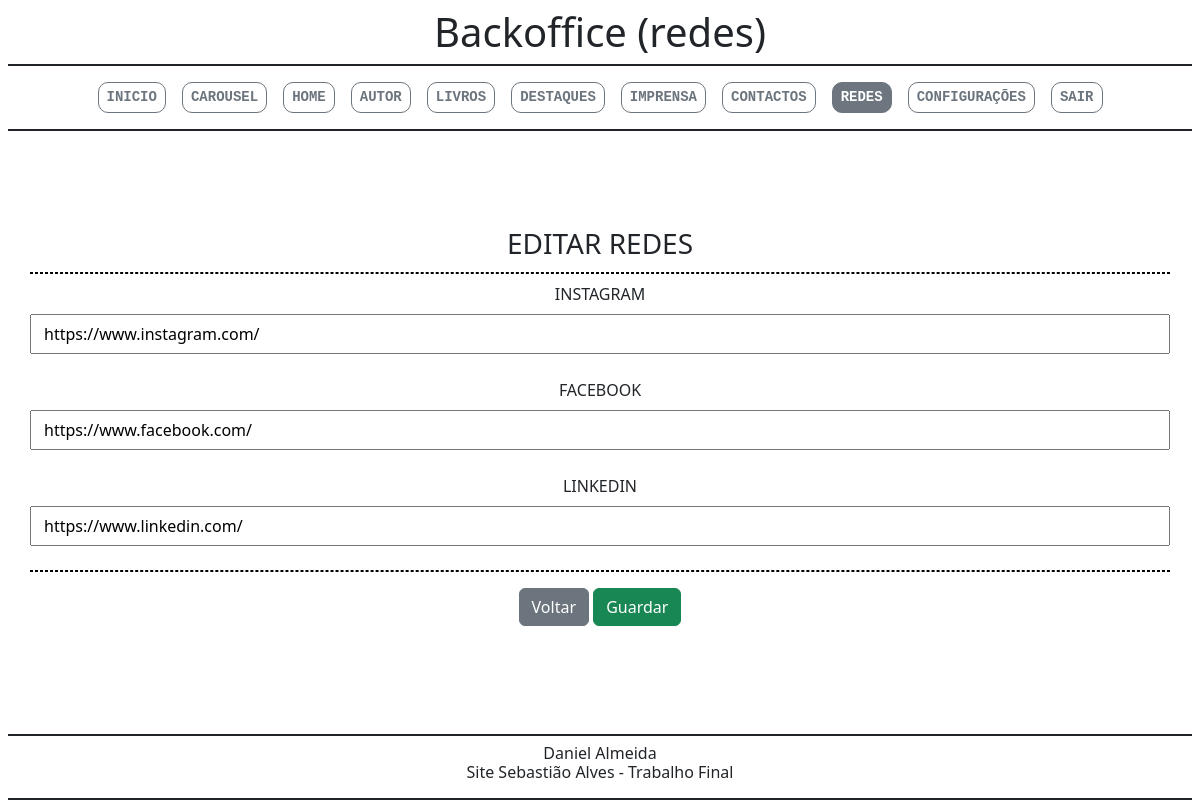
Page /sebastiao_alves/backoffice/redes_edit.php (signed in) on the committed database.
### tables this page shows
CREATE TABLE `redes` (
  `id` int(11) NOT NULL,
  `facebook` varchar(50) NOT NULL,
  `instagram` varchar(50) NOT NULL,
  `linkedin` varchar(50) NOT NULL,
  `ultima_edicao` varchar(500) NOT NULL
);

### sebastiao_alves/backoffice/redes_edit.php (called while the page is built, shortened)
<?php
$paginamain="redes";
require("componentes/headerbackoffice.php");
require("mains/editar/edita$paginamain.php");
require("componentes/footerbackoffice.php");
?>

### sebastiao_alves/helpers/funcoes.php (called while the page is built, shortened)
<?php
require_once("base_dados.php");
function selectSQLUnico($sql){
    global $pdo;
    $consulta=$pdo->query($sql);
    $resultado=$consulta->fetch(PDO::FETCH_ASSOC);
    return $resultado;
}
?>

### sebastiao_alves/helpers/contactos_helper.php (called while the page is built, shortened)
<?php
function getredes($detalhe){
    $r=selectSQLUnico("SELECT $detalhe FROM redes WHERE id=1");
    return $r["$detalhe"];
}
?>

### sebastiao_alves/backoffice/mains/editar/editaredes.php (the view)
<main>
    <div class="container-md">
        <div class="row">
            <div class="col-12 p-0 text-uppercase fs-3">
                Editar <?= $paginamain; ?>
            </div>
            <div class="col-12 my-2 divisoria"></div>
        </div>
        <form action="mains/actualizar/atualizarredes.php" class="row">
            <div class="col-12 d-flex justify-content-between flex-column gap-3 p-0">
                <div class="row text-uppercase">
                    <div class="col-12">
                        <label for="instagram">instagram</label>
                    </div>
                    <div class="col-12 d-flex justify-content-between align-items-center gap-1 py-2">
                        <input type="text" name="instagram" id="instagram" class="w-100" value="<?= getredes("instagram"); ?>" required>
                    </div>
                </div>
                <div class="row text-uppercase">
                    <div class="col-12">
                        <label for="facebook">facebook</label>
                    </div>
                    <div class="col-12 d-flex justify-content-between align-items-center gap-1 py-2">
                        <input type="text" name="facebook" id="facebook" class="w-100" value="<?= getredes("facebook"); ?>" required>
                    </div>
                </div>
                <div class="row text-uppercase">
                    <div class="col-12">
                        <label for="linkedin">linkedin</label>
                    </div>
                    <div class="col-12 d-flex justify-content-between align-items-center gap-1 py-2">
                        <input type="text" name="linkedin" id="linkedin" class="w-100" value="<?= getredes("linkedin"); ?>" required>
                    </div>
                </div>
            </div>
            <div class="col-12 mt-3 divisoria"></div>
            <div class="col-12 my-3 px-0">
                <button type="button" class="btn btn-secondary" onclick="voltAtras();">Voltar</button>
                <button name="editar" value="" class="btn btn-success">Guardar</button>
            </div>
        </form>
    </div>
</main>

### sebastiao_alves/backoffice/estilos/estilobackoffice.css (style rules this page uses)
html { scroll-behavior: smooth; }
body { min-height: 100vh; min-width: 992px; }
.divisoria { border: 1px dashed black; }
textarea,input { padding: 6px 12px; }

### rows in the picture
redes: instagram "https://www.instagram.com/", facebook "https://www.facebook.com/", linkedin "https://www.linkedin.com/"

### other values in the picture
$paginamain "redes"
$paginamain "REDES"
